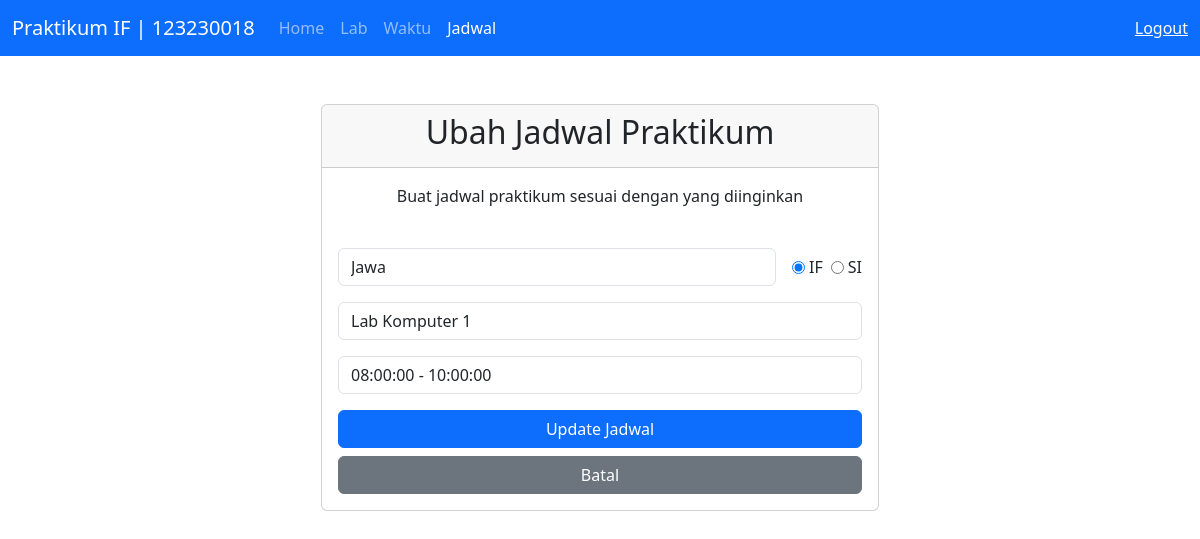
Page /edit_jadwal.php?edit=1 (signed in) on the committed database.
### tables this page shows
CREATE TABLE `jadwal` (
  `id` int(11) NOT NULL,
  `lab_id` int(11) NOT NULL,
  `waktu_id` int(11) NOT NULL,
  `mk` varchar(50) NOT NULL,
  `jurusan` varchar(2) NOT NULL
);

CREATE TABLE `lab` (
  `id` int(11) NOT NULL,
  `nama_lab` varchar(50) NOT NULL
);

CREATE TABLE `waktu` (
  `id` int(11) NOT NULL,
  `waktu_awal` time NOT NULL,
  `waktu_akhir` time NOT NULL
);

### edit_jadwal.php (the view, shortened to what this page needs)
<?php
include 'config/koneksi.php';
if ($_SERVER['REQUEST_METHOD'] == 'GET' && isset($_GET['edit'])) {
    $edit_id = $_GET['edit'];
    $result = mysqli_query($koneksi, "SELECT * FROM jadwal WHERE id = $edit_id");
    $edit_data = mysqli_fetch_assoc($result);
}
$lab_list = mysqli_query($koneksi, "SELECT * FROM lab");
$waktu_list = mysqli_query($koneksi, "SELECT * FROM waktu");
?>
<!DOCTYPE html>
<html lang="en">
<head>
    <link href="https://cdn.jsdelivr.net/npm/bootstrap@5.3.3/dist/css/bootstrap.min.css" rel="stylesheet">
</head>
<body>
    <nav class="navbar navbar-expand-lg bg-primary" data-bs-theme="dark">
        <div class="container-fluid">
            <a class="navbar-brand" href="#">Praktikum IF | 123230018</a>
            <div class="collapse navbar-collapse" id="navbarText">
            <ul class="navbar-nav me-auto mb-2 mb-lg-0">
                <li class="nav-item"><a class="nav-link" href="index.php">Home</a></li>
                <li class="nav-item"><a class="nav-link" href="lab.php">Lab</a></li>
                <li class="nav-item"><a class="nav-link" href="waktu.php">Waktu</a></li>
                <li class="nav-item"><a class="nav-link active" href="jadwal.php">Jadwal</a></li>
            </ul>
            <span class="navbar-text"><a href="logout.php">Logout</a></span>
            </div>
        </div>
    </nav>
    <div class="container my-5">
        <div class="col-md-6 mx-auto">
            <div class="card">
                <div class="card-header text-center">
                    <h2>Ubah Jadwal Praktikum</h2>
                </div>
                <div class="card-body">
                    <p class="text-center">Buat jadwal praktikum sesuai dengan yang diinginkan</p>
                <br>
                    <form method="POST" action="edit_jadwal.php">
                        <div class="mb-3 d-flex align-items-center">
                                    <input type="text" class="form-control me-3" placeholder="Mata Kuliah" name="matkul" value="<?= $edit_data['mk'] ?>" required>
                                    <div class="d-flex align-items-center">
                                        <input type="radio" name="jurusan" value="IF" required class="me-1" <?= $edit_data['jurusan'] == 'IF' ? 'checked' : '' ?>> IF
                                        <input type="radio" name="jurusan" value="SI" required class="ms-2 me-1" value="SI" class="ms-3" <?= $edit_data['jurusan'] == 'SI' ? 'checked' : '' ?>> SI
                                    </div>
                        </div>
                        <div class="mb-3">
                            <select name="lab_id" class="form-control" required>
                                <?php while ($lab = mysqli_fetch_assoc($lab_list)) { ?>
                                    <option value="<?= $lab['id'] ?>" <?= $edit_data['lab_id'] == $lab['id'] ? 'selected' : '' ?>>
                                        <?= $lab['nama_lab'] ?>
                                    </option>
                                <?php } ?>
                            </select>
                        </div>
                        <div class="mb-3">
                            <select name="waktu_id" class="form-control" required>
                                <?php while ($waktu = mysqli_fetch_assoc($waktu_list)) { ?>
                                    <option value="<?= $waktu['id'] ?>" <?= $edit_data['waktu_id'] == $waktu['id'] ? 'selected' : '' ?>>
                                        <?= $waktu['waktu_awal'] ?> - <?= $waktu['waktu_akhir'] ?>
                                    </option>
                                <?php } ?>
                            </select>
                        </div>
                        <button type="submit" class="btn btn-primary w-100">Update Jadwal</button>
                        <a href="jadwal.php" class="btn btn-secondary w-100 mt-2">Batal</a>
                    </form>
                </div>
            </div>
        </div>
    </div>
</body>
</html>

### rows in the picture
jadwal: matkul "Jawa", jurusan "☑", lab_id "Lab Komputer 1", waktu_id "08:00:00 - 10:00:00"
